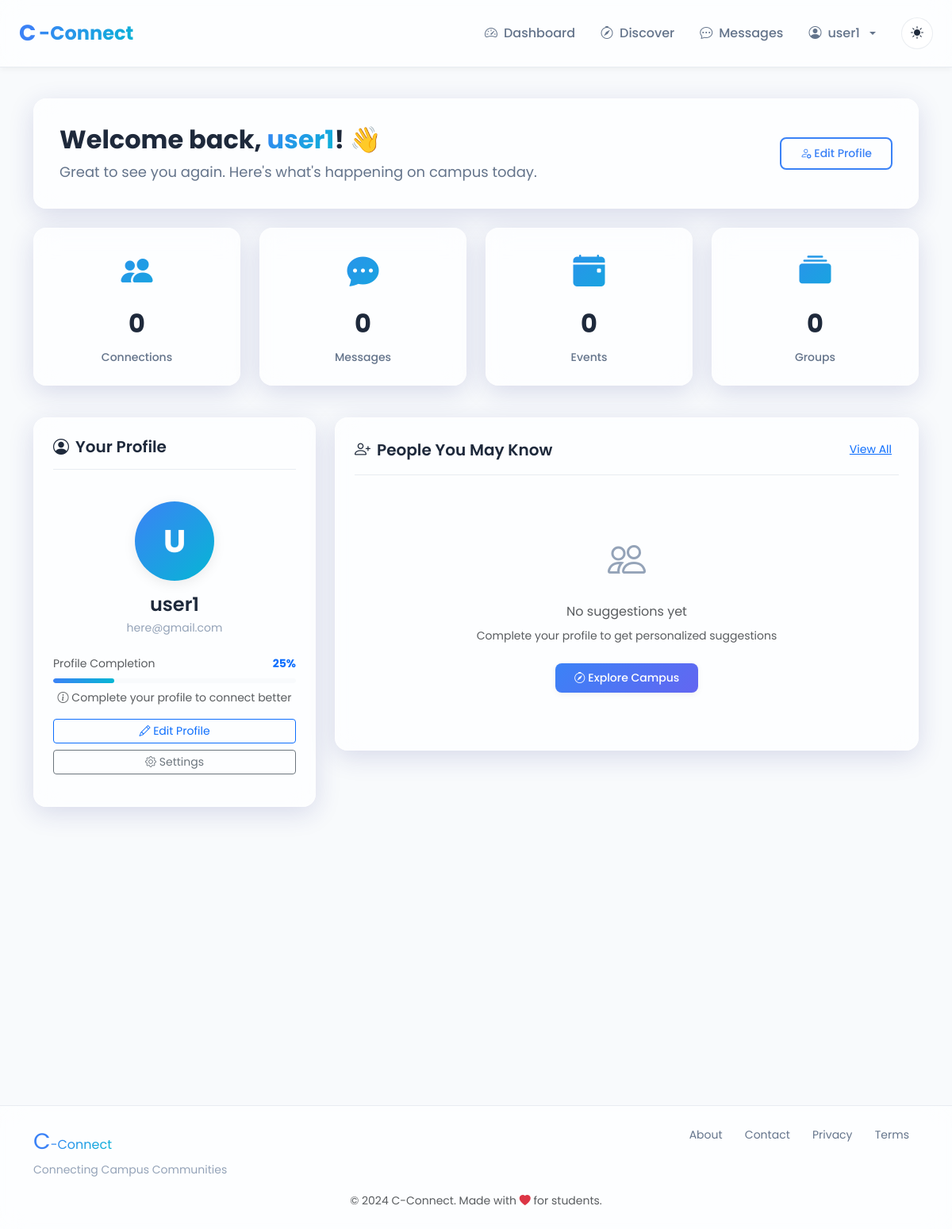
The page /dashboard (signed in) on the database its author committed.
### models.py (models this page shows, shortened)
class User(UserMixin, db.Model):
    id = db.Column(db.Integer, primary_key=True, autoincrement=True)  # Unique identifier
    username = db.Column(db.String(100), nullable=False)  # Name of the user
    email = db.Column(db.String(120), nullable=False, unique=True)  # Email of the user
    password = db.Column(db.String(200), nullable=False)  # Passwords not hashed
    pass

### blueprints/main/routes.py (the view)
@main.route('/dashboard')
@login_required  # Restricts access to logged-in users only
def dashboard():
    return render_template('main/dashboard.html', username=current_user.username)

### blueprints/main/templates/main/dashboard.html (shortened to what this page needs)
{% extends "base.html" %}
{% block body %}
<div class="dashboard-container">
    <div class="container py-4">
        <div class="welcome-banner glass-card mb-4 animate-on-scroll">
            <div class="row align-items-center">
                <div class="col-md-8">
                    <h1 class="welcome-title">
                        Welcome back, <span class="text-gradient">{{ username }}</span>! 👋
                    </h1>
                    <p class="welcome-subtitle">
                        Great to see you again. Here's what's happening on campus today.
                    </p>
                </div>
                <div class="col-md-4 text-md-end">
                    <a href="{{ url_for('auth.profile') }}" class="btn btn-outline-custom btn-sm">
                        <i class="bi bi-person-gear"></i> Edit Profile
                    </a>
                </div>
            </div>
        </div>
        <div class="row mb-4">
            <div class="col-md-3 col-sm-6 mb-3 animate-on-scroll">
                <div class="stat-card glass-card">
                    <div class="stat-icon"><i class="bi bi-people-fill"></i></div>
                    <div class="stat-value">0</div>
                    <div class="stat-label">Connections</div>
                </div>
            </div>
            <div class="col-md-3 col-sm-6 mb-3 animate-on-scroll">
                <div class="stat-card glass-card">
                    <div class="stat-icon"><i class="bi bi-chat-dots-fill"></i></div>
                    <div class="stat-value">0</div>
                    <div class="stat-label">Messages</div>
                </div>
            </div>
            <div class="col-md-3 col-sm-6 mb-3 animate-on-scroll">
                <div class="stat-card glass-card">
                    <div class="stat-icon"><i class="bi bi-calendar-event-fill"></i></div>
                    <div class="stat-value">0</div>
                    <div class="stat-label">Events</div>
                </div>
            </div>
            <div class="col-md-3 col-sm-6 mb-3 animate-on-scroll">
                <div class="stat-card glass-card">
                    <div class="stat-icon"><i class="bi bi-collection-fill"></i></div>
                    <div class="stat-value">0</div>
                    <div class="stat-label">Groups</div>
                </div>
            </div>
        </div>
        <div class="row">
            <div class="col-lg-4 mb-4">
                <div class="dashboard-card glass-card animate-on-scroll">
                    <div class="card-header-custom">
                        <h5 class="card-title-custom">
                            <i class="bi bi-person-circle me-2"></i>Your Profile
                        </h5>
                    </div>
                    <div class="profile-summary text-center">
                        <div class="avatar-placeholder">{{ username[0].upper() }}</div>
                        <h4 class="profile-name">{{ username }}</h4>
                        <p class="profile-email">{{ current_user.email }}</p>
                        <div class="profile-completion">
                            <div class="d-flex justify-content-between mb-2">
                                <span class="text-muted small">Profile Completion</span>
                                <span class="text-primary small fw-bold">25%</span>
                            </div>
                            <div class="progress">
                                <div class="progress-bar" role="progressbar" style="width: 25%"></div>
                            </div>
                            <p class="text-muted small mt-2">
                                <i class="bi bi-info-circle"></i> Complete your profile to connect better
                            </p>
                        </div>
                        <div class="mt-3">
                            <a href="{{ url_for('auth.profile') }}" class="btn btn-sm btn-outline-primary w-100 mb-2">
                                <i class="bi bi-pencil"></i> Edit Profile
                            </a>
                            <a href="{{ url_for('main.settings') }}" class="btn btn-sm btn-outline-secondary w-100">
                                <i class="bi bi-gear"></i> Settings
                            </a>
                        </div>
                    </div>
                </div>
            </div>
            <div class="col-lg-8">
                <div class="dashboard-card glass-card mb-4 animate-on-scroll">
                    <div class="card-header-custom">
                        <h5 class="card-title-custom">
                            <i class="bi bi-person-plus me-2"></i>People You May Know
                        </h5>
                        <a href="{{ url_for('main.discover') }}" class="btn btn-sm btn-link">View All</a>
                    </div>
                    <div class="empty-state text-center">
                        <i class="bi bi-people" style="font-size: 3rem; color: var(--text-muted);"></i>
                        <p class="text-muted mt-3 mb-2">No suggestions yet</p>
                        <p class="text-muted small">Complete your profile to get personalized suggestions</p>
                        <a href="{{ url_for('main.discover') }}" class="btn btn-primary-custom btn-sm mt-2">
                            <i class="bi bi-compass"></i> Explore Campus
                        </a>
                    </div>
                </div>
            </div>
        </div>
    </div>
</div>
{% endblock %}

### templates/base.html (shortened to what this page needs)
<!DOCTYPE html>
<html lang="en">
<head>
    <link href="https://cdn.jsdelivr.net/npm/bootstrap@5.3.2/dist/css/bootstrap.min.css" rel="stylesheet">
    <link rel="stylesheet" href="https://cdn.jsdelivr.net/npm/bootstrap-icons@1.11.1/font/bootstrap-icons.css">
    <link rel="stylesheet" href="{{ url_for('static', filename='css/global.css') }}">
</head>
<body>
    <nav class="navbar navbar-expand-lg navbar-glass fixed-top">
        <div class="container-fluid px-4">
            <a class="navbar-brand brand-logo" href="{{ url_for('main.home') }}">
                <span class="brand-c">C</span><span class="brand-connect">-Connect</span>
            </a>
            <div class="collapse navbar-collapse" id="navbarNav">
                <ul class="navbar-nav ms-auto align-items-center">
                    {% if current_user.is_authenticated %}
                        <li class="nav-item">
                            <a class="nav-link" href="{{ url_for('main.dashboard') }}">
                                <i class="bi bi-speedometer2"></i> Dashboard
                            </a>
                        </li>
                        <li class="nav-item">
                            <a class="nav-link" href="{{ url_for('main.discover') }}">
                                <i class="bi bi-compass"></i> Discover
                            </a>
                        </li>
                        <li class="nav-item">
                            <a class="nav-link" href="{{ url_for('main.messages') }}">
                                <i class="bi bi-chat-dots"></i> Messages
                            </a>
                        </li>
                        <li class="nav-item dropdown">
                            <a class="nav-link dropdown-toggle" href="#" role="button" data-bs-toggle="dropdown">
                                <i class="bi bi-person-circle"></i> {{ current_user.username }}
                            </a>
                        </li>
                    {% endif %}
                    <li class="nav-item ms-3">
                        <button class="btn btn-theme-toggle" id="themeToggle" title="Toggle theme">
                            <i class="bi bi-sun-fill" id="themeIcon"></i>
                        </button>
                    </li>
                </ul>
            </div>
        </div>
    </nav>
    <main class="main-content">
        {% block body %}{% endblock %}
    </main>
    <footer class="footer-glass mt-5">
        <div class="container py-4">
            <div class="row">
                <div class="col-md-6 text-center text-md-start mb-3 mb-md-0">
                    <span class="brand-c">C</span><span class="brand-connect">-Connect</span>
                    <p class="footer-tagline mb-0">Connecting Campus Communities</p>
                </div>
                <div class="col-md-6 text-center text-md-end">
                    <a href="{{ url_for('main.about') }}" class="footer-link">About</a>
                    <a href="{{ url_for('main.contact') }}" class="footer-link">Contact</a>
                    <a href="#" class="footer-link">Privacy</a>
                    <a href="#" class="footer-link">Terms</a>
                </div>
            </div>
            <div class="row mt-3">
                <div class="col text-center">
                    <small class="text-muted">&copy; 2024 C-Connect. Made with <i class="bi bi-heart-fill text-danger"></i> for students.</small>
                </div>
            </div>
        </div>
    </footer>
</body>
</html>

### static/css/global.css (style rules this page uses)
:root { --primary-color: #3b82f6; --primary-hover: #2563eb; --secondary-color: #6366f1; --accent-color: #06b6d4; --bg-primary: #ffffff; --bg-secondary: #f8fafc; --bg-glass: rgba(255, 255, 255, 0.7); --bg-glass-hover: rgba(255, 255, 255, 0.85); --text-primary: #1e293b; --text-secondary: #64748b; --text-muted: #94a3b8; --border-color: rgba(148, 163, 184, 0.2); --shadow-sm: 0 2px 8px rgba(0, 0, 0, 0.05); --shadow-md: 0 4px 16px rgba(0, 0, 0, 0.08); --shadow-lg: 0 8px 32px rgba(0, 0, 0, 0.12); --glass-border: rgba(255, 255, 255, 0.3); --glass-shadow: 0 8px 32px 0 rgba(31, 38, 135, 0.15); }
* { margin: 0; padding: 0; box-sizing: border-box; }
body { font-family: 'Poppins', -apple-system, BlinkMacSystemFont, 'Segoe UI', sans-serif; background: var(--bg-secondary); color: var(--text-primary); transition: background 0.3s ease, color 0.3s ease; overflow-x: hidden; }
body, .navbar-glass, .glass-card, .glass-dropdown { transition: all 0.3s ease; }
.glass-card { background: var(--bg-glass); backdrop-filter: blur(16px) saturate(180%); -webkit-backdrop-filter: blur(16px) saturate(180%); border: 1px solid var(--glass-border); border-radius: 16px; box-shadow: var(--glass-shadow); transition: all 0.3s ease; }
.navbar-glass { background: var(--bg-glass) !important; backdrop-filter: blur(16px) saturate(180%); -webkit-backdrop-filter: blur(16px) saturate(180%); border-bottom: 1px solid var(--border-color); box-shadow: var(--shadow-sm); padding: 1rem 0; }
.brand-logo { font-size: 1.5rem; font-weight: 700; text-decoration: none; display: flex; align-items: center; gap: 0.25rem; }
.brand-c { color: var(--primary-color); font-size: 1.75rem; }
.brand-connect { color: var(--text-primary); background: linear-gradient(135deg, var(--primary-color), var(--accent-color)); -webkit-background-clip: text; -webkit-text-fill-color: transparent; background-clip: text; }
.nav-link { color: var(--text-secondary) !important; font-weight: 500; padding: 0.5rem 1rem !important; border-radius: 8px; transition: all 0.3s ease; display: flex; align-items: center; gap: 0.5rem; }
.btn-primary-custom { background: linear-gradient(135deg, var(--primary-color), var(--secondary-color)); border: none; color: white; padding: 0.5rem 1.5rem; border-radius: 8px; font-weight: 500; transition: all 0.3s ease; box-shadow: var(--shadow-sm); }
.btn-outline-custom { background: transparent; border: 2px solid var(--primary-color); color: var(--primary-color); padding: 0.5rem 1.5rem; border-radius: 8px; font-weight: 500; transition: all 0.3s ease; }
.btn-theme-toggle { background: var(--bg-glass); border: 1px solid var(--border-color); color: var(--text-primary); width: 40px; height: 40px; border-radius: 50%; display: flex; align-items: center; justify-content: center; transition: all 0.3s ease; }
.main-content { min-height: calc(100vh - 200px); padding-top: 100px; padding-bottom: 3rem; }
.footer-glass { background: var(--bg-glass); backdrop-filter: blur(16px) saturate(180%); -webkit-backdrop-filter: blur(16px) saturate(180%); border-top: 1px solid var(--border-color); margin-top: auto; }
.footer-tagline { font-size: 0.875rem; color: var(--text-muted); margin-top: 0.25rem; }
.footer-link { color: var(--text-secondary); text-decoration: none; margin: 0 0.75rem; font-size: 0.875rem; transition: color 0.3s ease; }
.text-gradient { background: linear-gradient(135deg, var(--primary-color), var(--accent-color)); -webkit-background-clip: text; -webkit-text-fill-color: transparent; background-clip: text; }
.animate-on-scroll { opacity: 0; transform: translateY(20px); transition: opacity 0.6s ease, transform 0.6s ease; }
.animate-on-scroll.animate-in { opacity: 1; transform: translateY(0); }

### rows shown on the page
User: username "user1", username "U", email "here@gmail.com"
